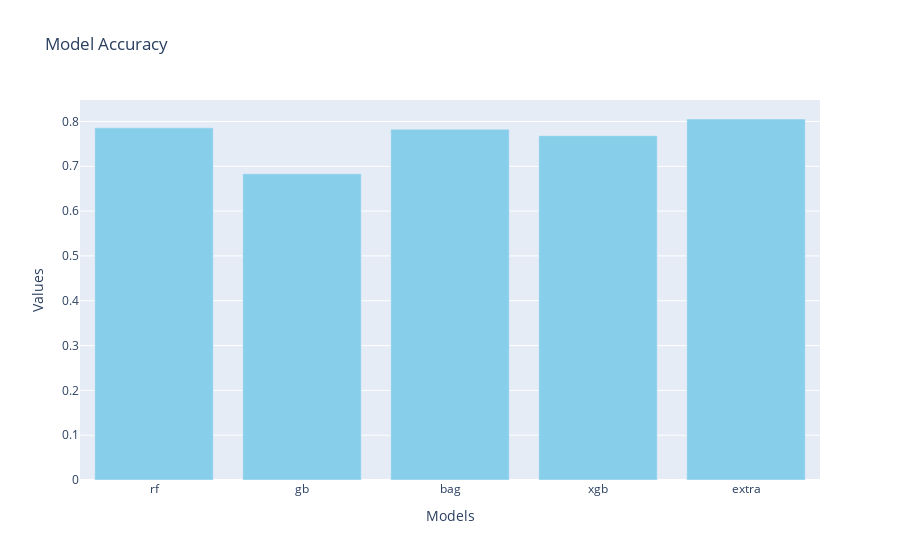

This figure's notebook cell:
### Code cell
display_scores(accuracies, name='Accuracy')

### Figure 1 — Plotly figure (JSON) as saved in the notebook; plotly's stock layout.template omitted (floating-point values rounded to 4 significant figures)
{"data": [{"marker": {"color": "skyblue"}, "type": "bar", "x": ["rf", "gb", "bag", "xgb", "extra"], "y": [0.7858, 0.6831, 0.7825, 0.7683, 0.8055]}], "layout": {"title": {"text": "Model Accuracy"}, "xaxis": {"title": {"text": "Models"}}, "yaxis": {"title": {"text": "Values"}}}}
